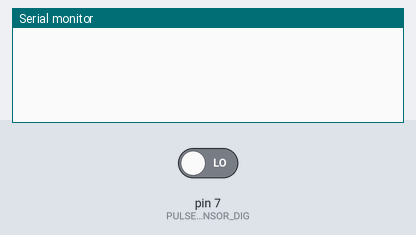
The sketch below on a simulated Arduino Uno, built with avr-gcc and run on an emulated ATmega328P. On the bench: the last lines printed to the serial monitor. Inputs (shaded band) come from the test bench; at power-on: pin 7 (PULSESENSOR_DIG) LOW.

Above: at 1.2 s.
1.3 s: pin 7 (PULSESENSOR_DIG) driven HIGH
At 2.1 s:
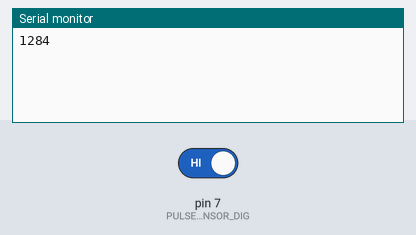
At 6.1 s:
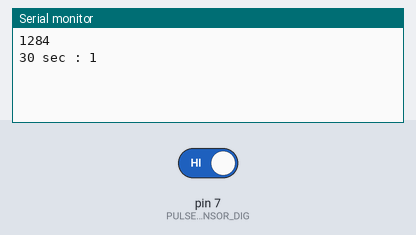

Measured:
- after the input at 1.3 s, the serial monitor: prints a new line at once (image 1)

The sketch:

Temp_Pulse.ino
```cpp
//!!OM!!
#define TEMPSENSOR_PIN  A0
#define PULSESENSOR_ANG A2
#define PIEZO_PIN  A5
#define PULSESENSOR_DIG 7

unsigned char pulse_cntr = 0;

void setup()
{// put your setup code here, to run once:
  pinMode(TEMPSENSOR_PIN,INPUT);
  pinMode(PULSESENSOR_ANG,INPUT);
  pinMode(PULSESENSOR_DIG,INPUT);
  pinMode(PIEZO_PIN,INPUT);
  Serial.begin(115200);
}

void loop()
{// put your main code here, to run repeatedly:
//    Temp_Sence();
    Dig_Pulse_Sence();
//      piezo_sensor();
}


void piezo_sensor(void)
{
  int ADC_Count = 0;
  ADC_Count = analogRead(PIEZO_PIN);
  Serial.println(ADC_Count,DEC);

  delay(100);
}


int temp_loopdelay = 0;
void Temp_Sence(void)
{ temp_loopdelay++;
  if(temp_loopdelay < 1000) return;
  temp_loopdelay = 0;

  int ADC_Count = 0;
  float Celsuis = 0;
  ADC_Count = analogRead(TEMPSENSOR_PIN);
//  Serial.print("ADC count :  ");
//  Serial.print(ADC_Count,DEC);
  Celsuis = (ADC_Count*500)/1023;
  Serial.print("Temp : ");
  Serial.println((int)Celsuis,DEC);
}

void Anlg_Pulse_Sence(void)
{ int PulseADC_Count = 0;

  PulseADC_Count = analogRead(PULSESENSOR_ANG);
  Serial.print(PulseADC_Count,DEC);
  Serial.print("  ");
  pulse_cntr++;
  if(pulse_cntr > 72)
  { pulse_cntr = 0;
    Serial.println("/////\n\n\n\r");
    delay(5000);
  }
  delay(13);
}

int pulse_counter = 0, one_min_count = 0,mil_min_counter = 0;
char flag = 0;


void Dig_Pulse_Sence(void)
{
    if(digitalRead(PULSESENSOR_DIG) == 1)
    { if(flag == 0)
      { flag = 1;
        one_min_count++;
        Serial.println(pulse_counter,DEC);
        pulse_counter = 0;
      }
    }
    else flag = 0;

    pulse_counter++;
    delay(1);

    mil_min_counter++;
    if(mil_min_counter > 5*1000)
    {   mil_min_counter = 0;
        Serial.print("30 sec : ");
        Serial.println(one_min_count,DEC);
        one_min_count = 0;
 //     delay(3000);
    }
}
```
